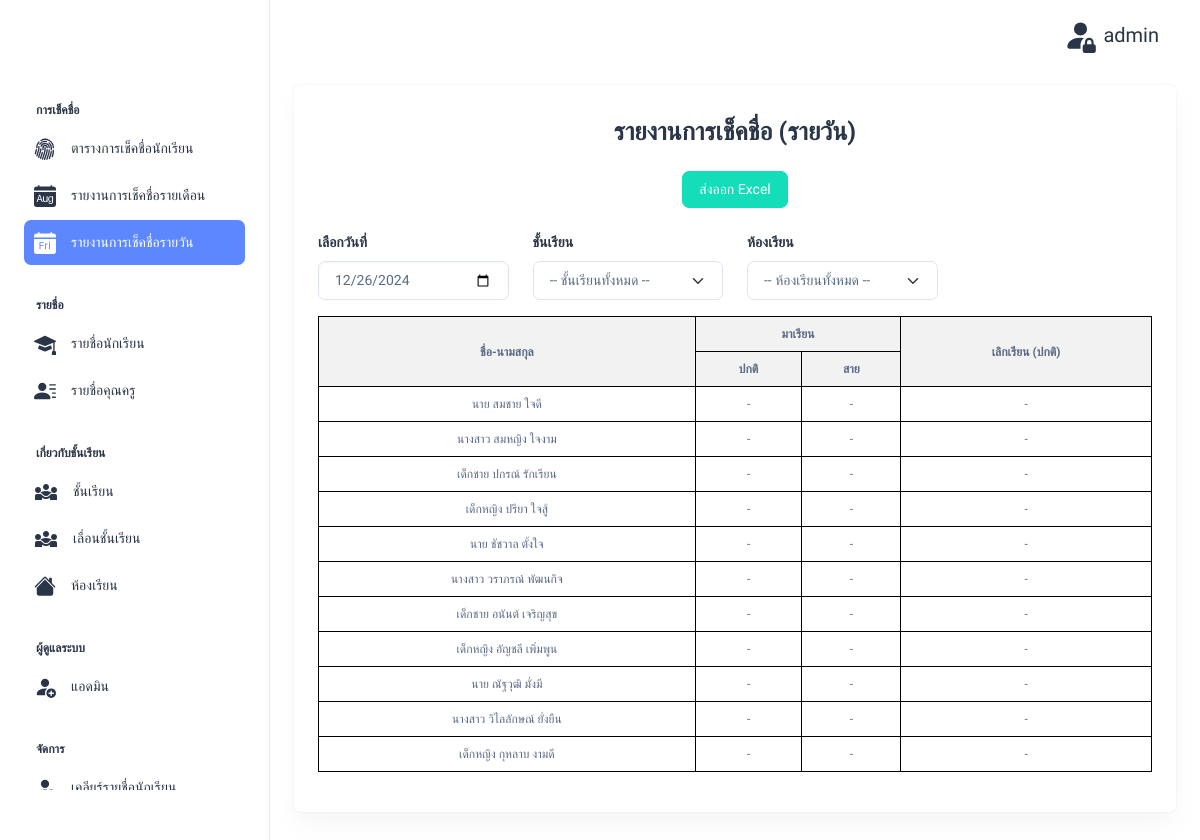
The app's page /src/auth/admin/index.php?id=check_inout_day (signed in) with its own data.
### tables this page shows
CREATE TABLE `student` (
  `id` int(11) NOT NULL,
  `prefix` varchar(255) NOT NULL COMMENT 'คำนำหน้าชื่อ',
  `name` varchar(255) DEFAULT NULL,
  `surname` varchar(255) DEFAULT NULL,
  `id_finger` varchar(255) DEFAULT NULL,
  `id_room` int(11) DEFAULT NULL,
  `id_teacher` int(11) DEFAULT NULL,
  `id_admin` int(11) DEFAULT NULL,
  `id_grade` int(11) DEFAULT NULL,
  `created_at` timestamp NOT NULL DEFAULT current_timestamp() ON UPDATE current_timestamp()
);

### src/auth/admin/check_inout_day.php (the view, shortened to what this page needs)
<?php
include '../config/ConnectDB.php';
$time_settings_sql = "SELECT * FROM check_time_settings LIMIT 1";
$time_settings_result = $conn->query($time_settings_sql);
$time_settings = $time_settings_result->fetch_assoc();
$student_sql = "SELECT * FROM student WHERE 1=1";
$student_result = $conn->query($student_sql);
$selected_date = isset($_POST['date']) ? $_POST['date'] : date("Y-m-d");
$attendance = [];
?>
<!DOCTYPE html>
<html lang="en">
<head>
</head>
<body>
    <div class="container-fluid">
        <div class="row">
            <div class="col">
                <div class="card w-100">
                    <center>
                        <h1 class="card-title fw-semibold mb-4" style="margin-top: 2rem; font-size:25px">รายงานการเช็คชื่อ (รายวัน)</h1>
                        <form method="GET" action="../excel/export_attendance_day.php">
                            <button type="submit" class="btn btn-success">ส่งออก Excel</button>
                        </form>
                    </center>
                    <div class="card-body p-4">
                        <form method="POST" class="mb-3">
                            <div class="row">
                                <div class="col-md-3">
                                    <label for="date" class="form-label">เลือกวันที่</label>
                                    <input type="date" id="date" name="date" class="form-control" value="<?php echo $selected_date; ?>" onchange="this.form.submit()">
                                </div>
                                <div class="col-md-3">
                                    <label for="grade_id" class="form-label">ชั้นเรียน</label>
                                    <select class="form-select" id="grade_id" name="grade_id" onchange="this.form.submit()">
                                        <option value="">-- ชั้นเรียนทั้งหมด --</option>
                                    </select>
                                </div>
                                <div class="col-md-3">
                                    <label for="room_id" class="form-label">ห้องเรียน</label>
                                    <select class="form-select" id="room_id" name="room_id" onchange="this.form.submit()">
                                        <option value="">-- ห้องเรียนทั้งหมด --</option>
                                    </select>
                                </div>
                            </div>
                        </form>
                        <div class="table-responsive">
                            <table class="table">
                                <thead>
                                    <tr>
                                        <th rowspan="2" class="name-column">ชื่อ-นามสกุล</th>
                                        <th colspan="2">มาเรียน</th>
                                        <th rowspan="2">เลิกเรียน (ปกติ)</th>
                                    </tr>
                                    <tr>
                                        <th>ปกติ</th>
                                        <th>สาย</th>
                                    </tr>
                                </thead>
                                <tbody>
                                    <?php while ($student = $student_result->fetch_assoc()) : ?>
                                        <tr>
                                            <td class="name-column"><?php echo $student['prefix'] . ' ' . $student['name'] . ' ' . $student['surname']; ?></td>
                                            <td>
                                                <?php
                                                $check_in_time = $attendance[$student['id']]['check_in'] ?? null;
                                                echo ($check_in_time && $check_in_time <= $time_settings['check_in_end']) ? $check_in_time : "-";
                                                ?>
                                            </td>
                                            <td>
                                                <?php
                                                echo ($check_in_time && $check_in_time > $time_settings['check_in_end']) ? $check_in_time : "-";
                                                ?>
                                            </td>
                                            <td>
                                                <?php
                                                $check_out_time = $attendance[$student['id']]['check_out'] ?? null;
                                                echo $check_out_time ?? "-";
                                                ?>
                                            </td>
                                        </tr>
                                    <?php endwhile; ?>
                                </tbody>
                            </table>
                        </div>
                    </div>
                </div>
            </div>
        </div>
    </div>
</body>
</html>

### src/auth/admin/index.php (style rules this page uses)
* { font-family: "Bai Jamjuree", sans-serif; }

### src/auth/admin/check_inout_day.php (style rules this page uses)
.table { width: 100%; border-collapse: collapse; }
.table th, .table td { border: 1px solid #000; text-align: center; vertical-align: middle; font-size: 12px; padding: 8px; }
.name-column { text-align: left; white-space: nowrap; max-width: 200px; }
.table th { background-color: #f2f2f2; }

### records on screen
student: prefix "นาย", name "สมชาย", surname "ใจดี", check_out_time "-"
student: prefix "นางสาว", name "สมหญิง", surname "ใจงาม", check_out_time "-"
student: prefix "เด็กชาย", name "ปกรณ์", surname "รักเรียน", check_out_time "-"
student: prefix "เด็กหญิง", name "ปรียา", surname "ใจสู้", check_out_time "-"
student: prefix "นาย", name "ชัชวาล", surname "ตั้งใจ", check_out_time "-"
student: prefix "นางสาว", name "วราภรณ์", surname "พัฒนกิจ", check_out_time "-"
student: prefix "เด็กชาย", name "อนันต์", surname "เจริญสุข", check_out_time "-"
student: prefix "เด็กหญิง", name "อัญชลี", surname "เพิ่มพูน", check_out_time "-"
student: prefix "นาย", name "ณัฐวุฒิ", surname "มั่งมี", check_out_time "-"
student: prefix "นางสาว", name "วิไลลักษณ์", surname "ยั่งยืน", check_out_time "-"
student: prefix "เด็กหญิง", name "กุหลาบ", surname "งามดี", check_out_time "-"

### other values on screen
$username "admin"
